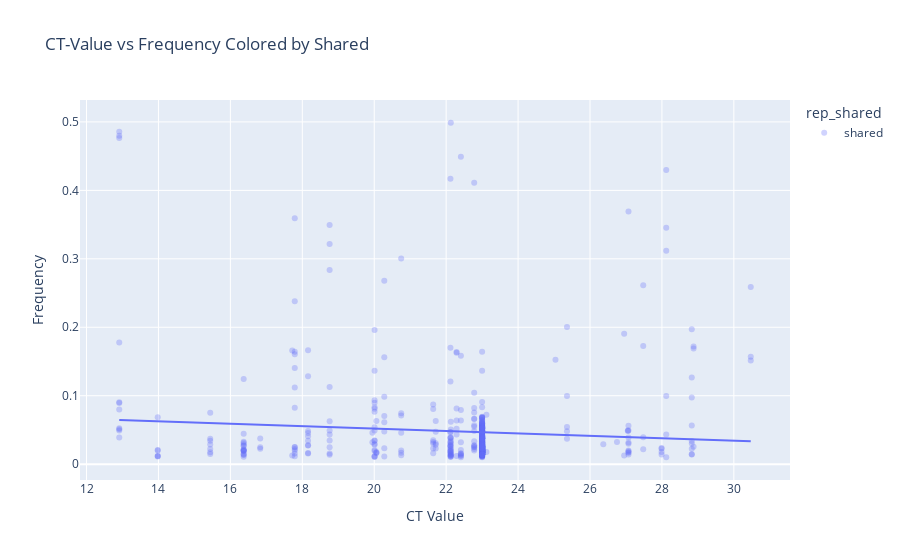

The notebook cell saved with this chart:
### Code cell
# fig = px.scatter(shared_vars, 
#                  x="ct_value", 
#                  y="avg_freq", 
#                  color="rep_shared", 
#                  title="CT-Value vs Frequency Colored by Shared",
#                  labels={"ct-value": "CT Value", "frequency": "Frequency"},
#                  opacity=0.3)  # Adjust transparency for better visibility

# fig.show()
import plotly.express as px

fig = px.scatter(shared_vars, 
                 x="ct_value", 
                 y="avg_freq", 
                 color="rep_shared", 
                 trendline="ols",  # Ordinary Least Squares (Linear Regression)
                 title="CT-Value vs Frequency Colored by Shared",
                 labels={"ct_value": "CT Value", "avg_freq": "Frequency"},
                 opacity=0.3)

fig.show()

### Figure 1 — Plotly figure (JSON) as saved in the notebook; plotly's stock layout.template omitted (floating-point values rounded to 4 significant figures; data arrays with more than 128 entries replaced by an {"elided": "..."} marker saying what was removed)
{"data": [{"hovertemplate": "rep_shared=shared<br>CT Value=%{x}<br>Frequency=%{y}<extra></extra>", "legendgroup": "shared", "marker": {"color": "#636efa", "opacity": 0.3, "symbol": "circle"}, "mode": "markers", "name": "shared", "orientation": "v", "showlegend": true, "type": "scatter", "x": {"elided": "681 float values"}, "xaxis": "x", "y": {"elided": "681 float values"}, "yaxis": "y"}, {"hovertemplate": "<b>OLS trendline</b><br>avg_freq = -0.00175974 * ct_value + 0.0871828<br>R<sup>2</sup>=0.005353<br><br>rep_shared=shared<br>CT Value=%{x}<br>Frequency=%{y} <b>(trend)</b><extra></extra>", "legendgroup": "shared", "marker": {"color": "#636efa", "symbol": "circle"}, "mode": "lines", "name": "shared", "showlegend": false, "type": "scatter", "x": {"elided": "654 float values"}, "xaxis": "x", "y": {"elided": "654 float values"}, "yaxis": "y"}], "layout": {"autosize": true, "legend": {"title": {"text": "rep_shared"}, "tracegroupgap": 0}, "title": {"text": "CT-Value vs Frequency Colored by Shared"}, "xaxis": {"anchor": "y", "autorange": true, "domain": [0, 1], "range": [11.85, 31.53], "title": {"text": "CT Value"}, "type": "linear"}, "yaxis": {"anchor": "x", "autorange": true, "domain": [0, 1], "range": [-0.03023, 0.5391], "title": {"text": "Frequency"}, "type": "linear"}}}
